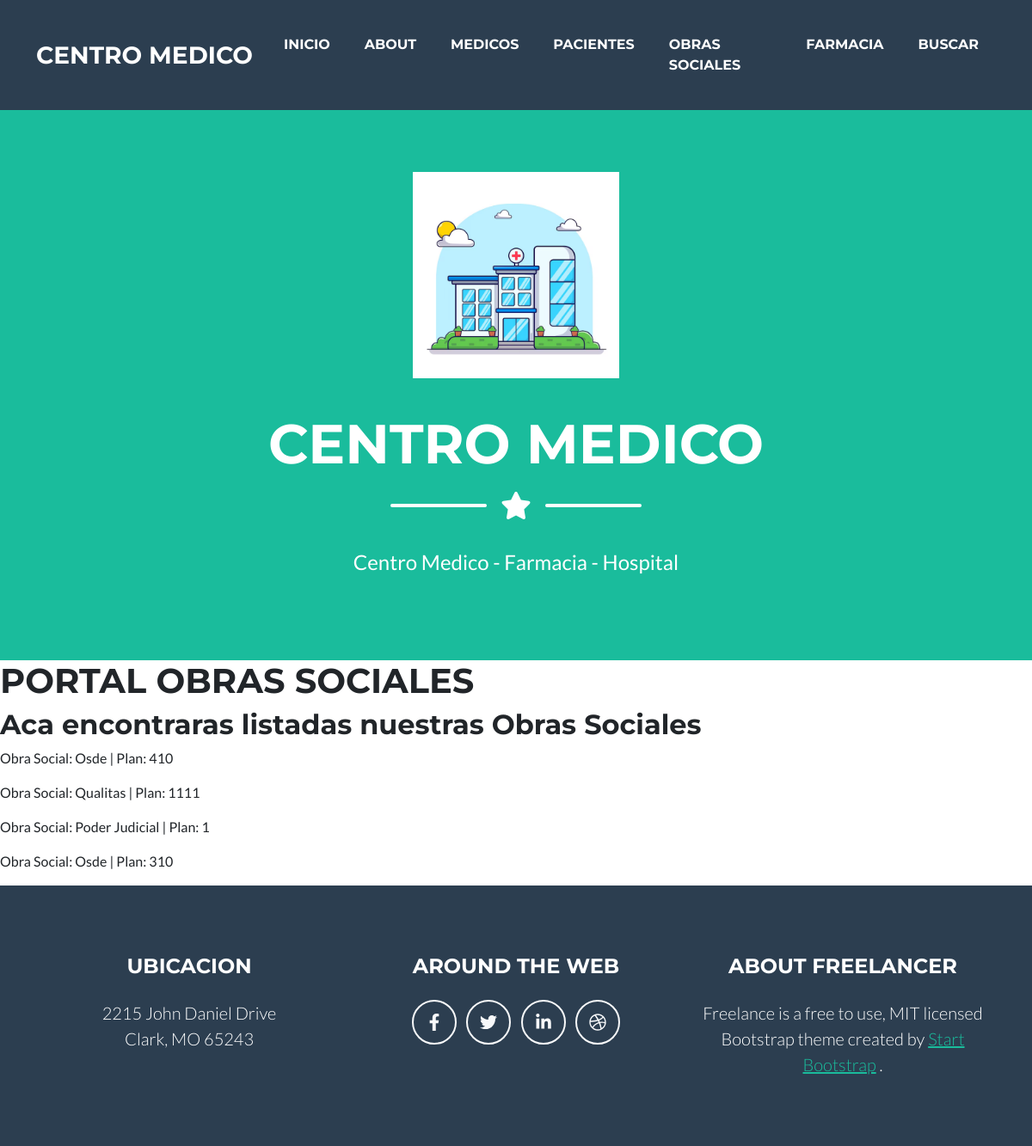
The app's page /osociales_lista with its own data.
### centromed/models.py (models this page shows, shortened)
class Obrasocial(models.Model):
    nombre= models.CharField (max_length=20)
    plan= models.IntegerField()
    cobertura= models.BooleanField()

### centromed/views.py (the view)
# urls.py: path("osociales_lista", ObrasocialListView.as_view(), name= "osociales_lista"),
class ObrasocialListView(ListView):
    model= Obrasocial
    context_object_name = "obras_sociales"
    template_name = "centromed/osociales_lista.html"

### centromed/templates/centromed/osociales_lista.html (shortened to what this page needs)
{% extends 'centromed/base.html' %}
{% block mutable %}
    <h1>PORTAL OBRAS SOCIALES</h1>
    <h2>Aca encontraras listadas nuestras Obras Sociales</h2>
    {% for obrasocial in obras_sociales %}
        <p>Obra Social: {{obrasocial.nombre}} | Plan: {{obrasocial.plan}}</p>
    {% endfor %}
{% endblock %}

### records on screen
Obrasocial: nombre "Osde", plan "410"
Obrasocial: nombre "Qualitas", plan "1111"
Obrasocial: nombre "Poder Judicial", plan "1"
Obrasocial: nombre "Osde", plan "310"
